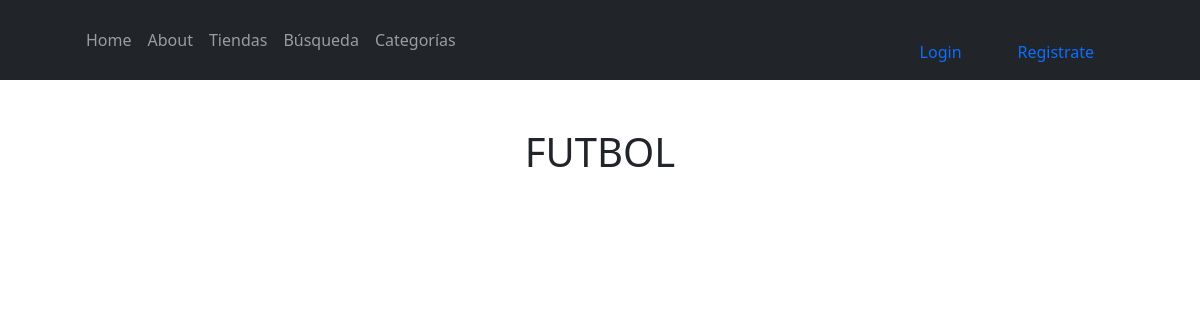
The app's page /futbolLista/, older data.
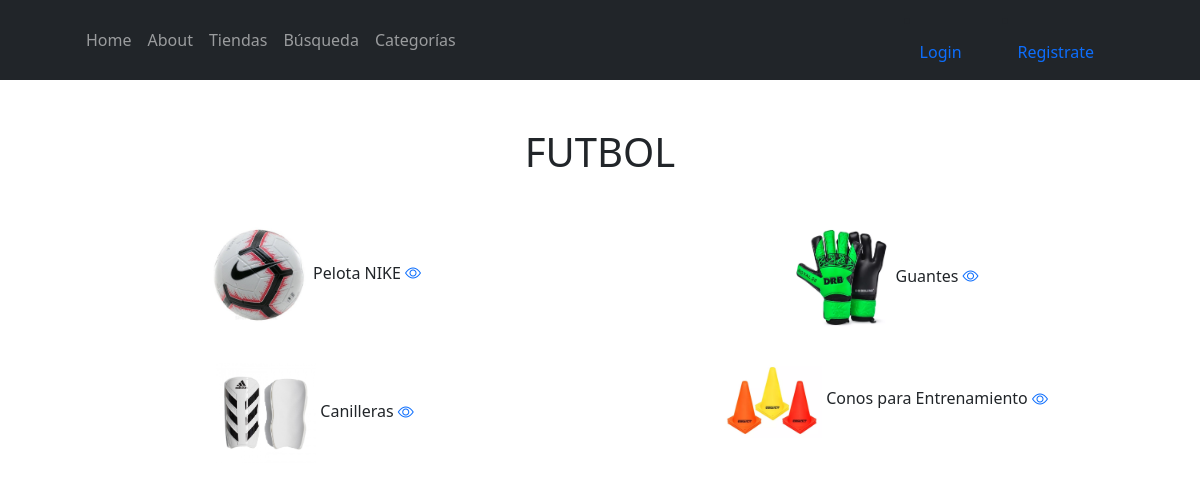
The same page, newer data.
### EntrenamientoApp/models.py (models this page shows, shortened)
class Equipamiento(models.Model):
    equipamientoSeleccion = (
    ('gym','GYM'),
    ('funcional', 'FUNCIONAL'),
    ('futbol','FUTBOL'),
    ('boxeo','BOXEO'),
    ('basquet','BASQUET'),
    ('otro', 'Otro'),
    )
    usuario = models.ForeignKey(User, on_delete=models.CASCADE, null=True, blank=True)
    titulo = models.CharField(max_length=200)
    equipamiento = models.CharField(max_length=15, choices=equipamientoSeleccion, default='gym')
    marca = models.CharField(max_length=40)
    descripcion = models.TextField(null=True, blank=True)
    year = models.IntegerField()
    precio = models.DecimalField(max_digits=10, decimal_places=2)
    usado = models.BooleanField()
    fechaPublicacion = models.DateTimeField(auto_now_add=True)
    telefonoContacto = models.IntegerField()
    emailContacto = models.EmailField()
    imagenEquipamiento = models.ImageField(null=True, blank=True, upload_to="imagenes/")
    class Meta:
        ordering = ['usuario', '-fechaPublicacion']

### EntrenamientoApp/views.py (the view)
# urls.py: path('futbolLista/', FutbolLista.as_view(), name='futbols'),
class FutbolLista(ListView):
    context_object_name = 'futbols'
    queryset = Equipamiento.objects.filter(equipamiento__startswith='futbol')
    template_name = 'EntrenamientoApp/listaFutbol.html'

### EntrenamientoApp/templates/EntrenamientoApp/listaFutbol.html (shortened to what this page needs)
{% extends 'EntrenamientoApp/about.html' %}
{% block content %}
<br>
<br>
<div class="container text-center">
    <h1>FUTBOL</h1>
</div>
<br>
<div class="container text-center">
    <div class="row">
            {% for futbol in futbols %}
            <div class="col-sm-6 align-items-center">
                <div class="card-body">
                <img src="{{futbol.imagenEquipamiento.url}}" class="" width="100px">
                {{futbol.titulo}}
                <a href="{% url 'futbol' futbol.id %}"><i class="bi bi-eye"></i></a>
                </div>
            </div>
            {% endfor %}
    </div>
</div>
{% endblock %}

Row changes from the older to the newer data that the page shows:
added Equipamiento: imagenEquipamiento (picture), titulo "Pelota NIKE"
added Equipamiento: imagenEquipamiento (picture), titulo "Guantes"
added Equipamiento: imagenEquipamiento (picture), titulo "Canilleras"
added Equipamiento: imagenEquipamiento (picture), titulo "Conos para Entrenamiento"
